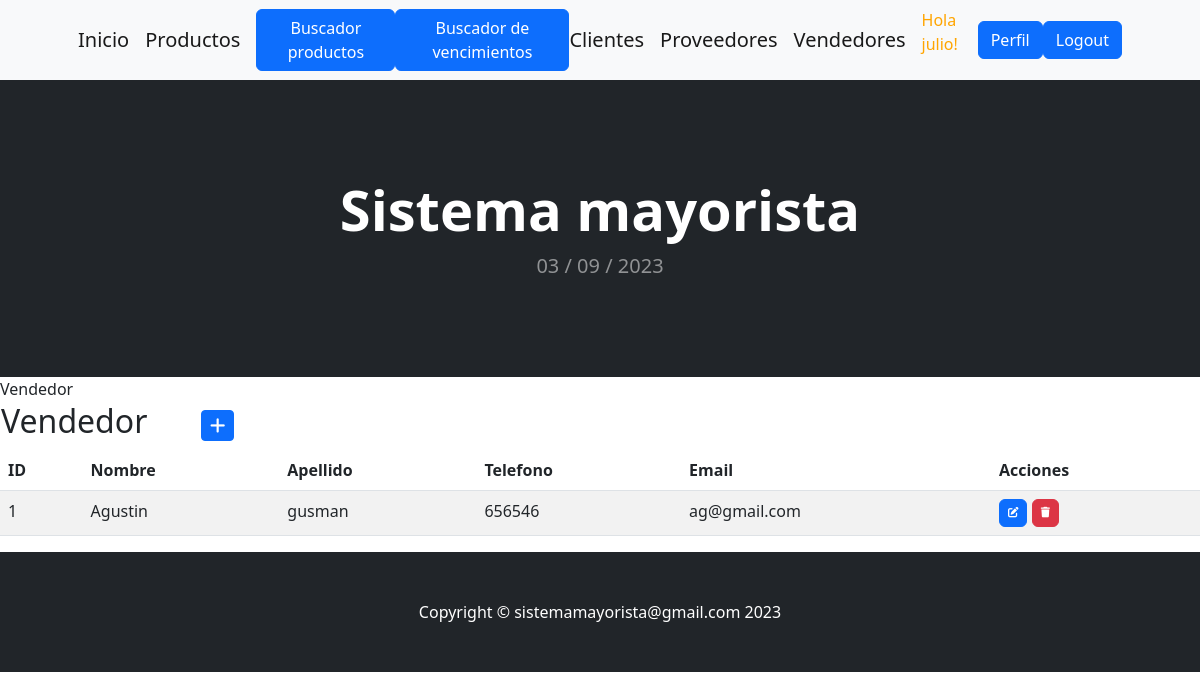
Page /vendedor/ (signed in) on the committed database.
### aplicacion/models.py (models this page shows, shortened)
class Vendedor(models.Model):
    nombre = models.CharField(max_length=50)
    apellido = models.CharField(max_length=50)
    telefono = models.CharField(max_length=20)
    email = models.EmailField()

### aplicacion/views.py (the view)
# urls.py: path('vendedor/', VendedorList.as_view(), name="vendedor" ),
class VendedorList(LoginRequiredMixin,ListView):
    model = Vendedor

### aplicacion/templates/aplicacion/vendedor_list.html (shortened to what this page needs)
{% extends 'aplicacion/base.html' %}
{% load static %}
{% block titulo %}
    Vendedor
{% endblock titulo %}
{% block contenido %}
<table>
    <tr>
        <td width="200"><h2>Vendedor</h2></td>
        <td>
            <a
            href="{% url 'create_vendedor' %}"
            class="btn btn-primary btn-sm"
            >
            </a>
        </td>
    </tr>
</table>
<table class="table table-striped">
    <thead>
        <tr>
            <th>ID</th>
            <th>Nombre</th>
            <th>Apellido</th>
            <th>Telefono</th>
            <th>Email</th>
            <th>Acciones</th>
        </tr>
    </thead>
    <tbody>
    {% for vendedor in vendedor_list %}
    <tr>
        <td>{{ vendedor.id }}</td>
        <td>{{ vendedor.nombre }}</td>
        <td>{{ vendedor.apellido }}</td>
        <td>{{ vendedor.telefono }}</td>
        <td>{{ vendedor.email}}</td>
        <td>
            <a
              href="{% url 'update_vendedor' vendedor.id %}"
              class="btn btn-primary"
              style="--bs-btn-padding-y: .25rem; --bs-btn-padding-x: .5rem; --bs-btn-font-size: .75rem;"
              >
            </a>
            <a
              href="{% url 'delete_vendedor' vendedor.id %}"
              class="btn btn-danger"
              style="--bs-btn-padding-y: .25rem; --bs-btn-padding-x: .5rem; --bs-btn-font-size: .75rem;"
              >
            </a>
          </td>
    </tr>
    {% endfor %}
    </tbody>
</table>
{% endblock contenido %}

### aplicacion/templates/aplicacion/base.html (shortened to what this page needs)
<!DOCTYPE html>
<html lang="en">
    <head>
        {% load static %}
        <link href="https://cdn.jsdelivr.net/npm/bootstrap-icons@1.5.0/font/bootstrap-icons.css" rel="stylesheet" />
       <link href="{% static 'aplicacion/css/styles.css' %}" rel="stylesheet" />
       <link rel="stylesheet" href="https://cdnjs.cloudflare.com/ajax/libs/font-awesome/6.4.0/css/all.min.css">
    </head>
    <body>
        <nav class="navbar navbar-expand-lg navbar-light bg-light">
            <div class="container px-4 px-lg-5">
                <a class="navbar-brand" href="{% url 'home' %}">Inicio</a>
                {% if user.is_authenticated %}
                <a class="navbar-brand" href="{% url 'producto' %}">Productos</a>
                <a class="btn btn-primary" href="{% url 'buscarProducto' %}">Buscador productos</a>
                <a class="btn btn-primary" href="{% url 'buscarVencimiento' %}">Buscador de vencimientos</a>
                <a class="navbar-brand" href="{% url 'cliente' %}">Clientes</a>
                <a class="navbar-brand" href="{% url 'proveedor' %}">Proveedores</a>
                <a class="navbar-brand" href="{% url 'vendedor' %}">Vendedores</a>
                <p style="color:orange">Hola {{user.username}}!</p>
                <a class="btn btn-primary" href="{% url 'editar_perfil' %}">Perfil</a>
                <a class="btn btn-primary" href="{% url 'logout' %}">Logout</a>
                {% else %}
                    <a class="btn btn-success" href="{% url 'registro' %}">Registro</a>
                    <a class="btn btn-primary" href="{% url 'login' %}">Login</a>
                    <li><a href="{% url 'about_me' %}">Acerca de mí</a></li>
                {% endif %}
            </div>
        </nav>
        <header class="bg-dark py-5">
            <div class="container px-4 px-lg-5 my-5">
                <div class="text-center text-white">
                    <h1 class="display-4 fw-bolder">Sistema  mayorista</h1>
                    <p class="lead fw-normal text-white-50 mb-0">{% now "d / m / Y " %}</p>
                </div>
            </div>
        </header>
        {% block titulo %}
        {% endblock titulo %}
        {% block contenido %}
        {% endblock contenido %}
        <footer class="py-5 bg-dark">
            <div class="container"><p class="m-0 text-center text-white">Copyright &copy; sistemamayorista@gmail.com 2023</p></div>
        </footer>
    </body>
</html>

### rows in the picture
Vendedor: id "1", nombre "Agustin", apellido "gusman", telefono "656546", email "ag@gmail.com"

### other values in the picture
{{ user.username }} "julio"
